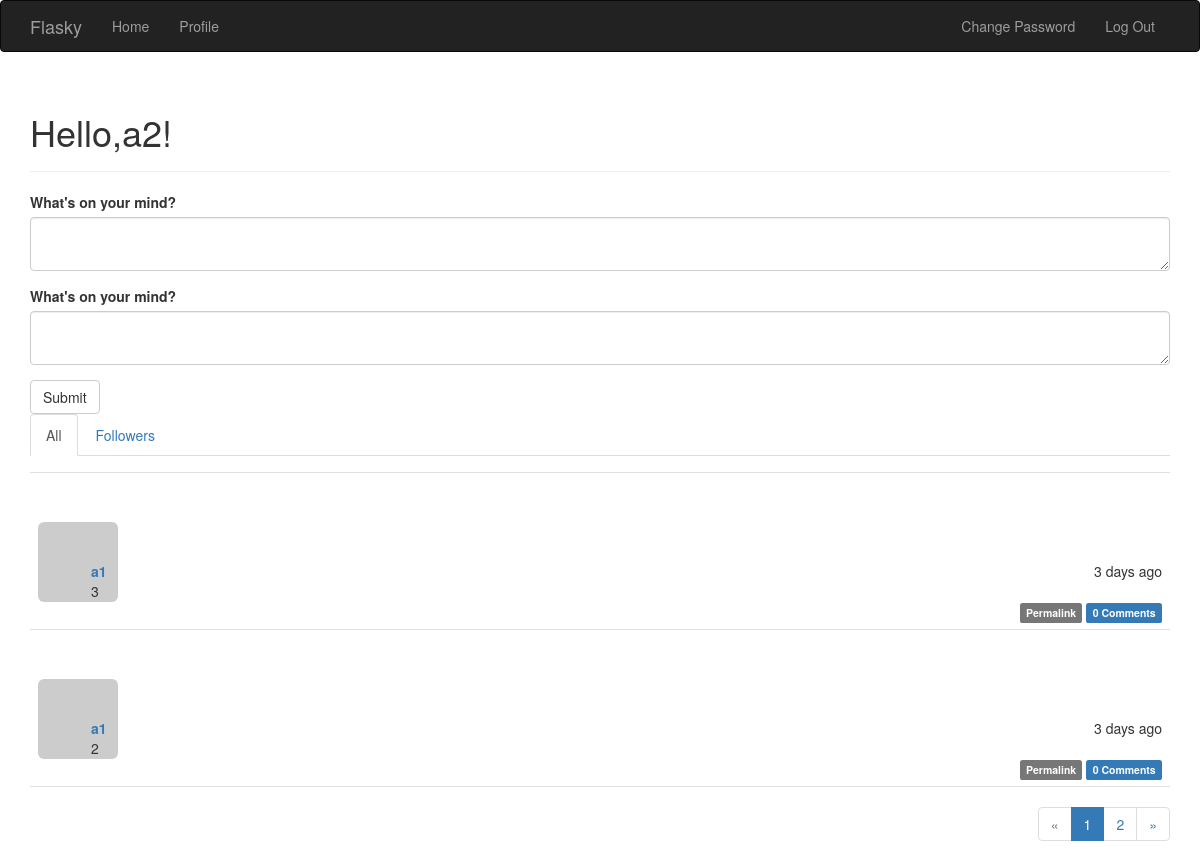
/ (signed in), run on the app's committed database.
### app/models.py (models this page shows, shortened)
class User(UserMixin, db.Model):
    __tablename__ = 'users'
    id = db.Column(db.Integer, primary_key=True)
    email = db.Column(db.String(64), unique=True, index=True)
    username = db.Column(db.String(64), unique=True, index=True)
    password_hash = db.Column(db.String(128))
    role_id = db.Column(db.Integer, db.ForeignKey('roles.id'))  # 一对多时，外键在多的一侧，多对一时，在一的一侧
    confirmed = db.Column(db.Boolean, default=False)
    location = db.Column(db.String(64))
    about_me = db.Column(db.Text())
    member_since = db.Column(db.DateTime(), default=datetime.utcnow)  # 注册日期
    last_seen = db.Column(db.DateTime(), default=datetime.utcnow)
    posts = db.relationship('Post', backref='author', lazy='dynamic')
    followed = db.relationship('Follow',
                               foreign_keys=[Follow.follower_id],
                               backref=db.backref('follower', lazy='joined'),
                               lazy='dynamic',
                               cascade='all, delete-orphan')
    followers = db.relationship('Follow',
                                foreign_keys=[Follow.followed_id],
                                backref=db.backref('followed', lazy='joined'),
                                lazy='dynamic',
                                cascade='all, delete-orphan')
    comments = db.relationship('Comment', backref='author', lazy='dynamic')
    def can(self, permissions):
        return self.role is not None and \
               (self.role.permissions & permissions) == permissions  # 与结果==permission则说明该角色可以执行此项操作
    def is_administrator(self):
        return self.can(Permission.ADMINISTER)
    def ping(self):
        self.last_seen = datetime.utcnow()
        db.session.add(self)
    def gravatar(self, size=100, default='identicon', rating='g'):
        if request.is_secure:
            url = 'https://secure.gravatar.com/avatar'
        else:
            url = 'http://www.gravatar.com/avatar'
        hash = hashlib.md5(self.email.encode('utf-8')).hexdigest()
        return '{url}/{hash}?s={size}&d={default}&r={rating}'.format(
            url=url, hash=hash, size=size, default=default, rating=rating)
    @property
    def password(self):
        raise AttributeError('password is not a readable attribute')

class Post(db.Model):
    __tablename__ = 'posts'
    id = db.Column(db.Integer, primary_key=True)
    body = db.Column(db.Text)
    timestamp = db.Column(db.DateTime, index=True, default=datetime.utcnow)
    author_id = db.Column(db.Integer, db.ForeignKey('users.id'))
    body_html = db.Column(db.Text)
    comments = db.relationship('Comment', backref='post', lazy='dynamic')

### app/main/views.py (the view)
@main.route('/', methods=['GET', 'POST'])
def index():
    form = PostForm()
    if current_user.can(Permission.WRITE_ARTICLES) and form.validate_on_submit():
        post = Post(body=form.body.data,
                    author=current_user._get_current_object())
        db.session.add(post)
        db.session.commit()
        return redirect(url_for('.index'))
    page = request.args.get('page', 1, type=int)
    show_followed = False  # 为非空字符串，则表示只显示所关注用户的文章
    if current_user.is_authenticated:
        show_followed = bool(request.cookies.get('show_followed', ''))
    if show_followed:
        query = current_user.followed_posts
    else:
        query = Post.query
    pagination = query.order_by(Post.timestamp.desc()).paginate(
        page, per_page=2,
        error_out=False)
    posts = pagination.items
    return render_template('index.html', form=form, posts=posts,
                           show_followed=show_followed, pagination=pagination)

### app/main/forms.py
class PostForm(FlaskForm):
    body1 = TextAreaField("What's on your mind?", validators=[DataRequired()])
    body = PageDownField("What's on your mind?", validators=[DataRequired()])
    submit = SubmitField('Submit')

### app/auth/views.py (called while the page is built)
@auth.before_app_request
def before_request():
    if current_user.is_authenticated:
        current_user.ping()
        if current_user.is_authenticated \
                and not current_user.confirmed \
                and request.endpoint \
                and request.blueprint != 'auth'\
                and request.endpoint != 'static':  # ????????????
            return redirect(url_for('auth.unconfirmed'))

### app/main/__init__.py (called while the page is built)
@main.app_context_processor
def inject_permissions():
    return dict(Permission=Permission)

### app/models.py (called while the page is built)
@login_manager.user_loader
def load_user(user_id):
    return User.query.get(int(user_id))

### app/templates/index.html (shortened to what this page needs)
{% extends "base.html" %}
{% import "bootstrap/wtf.html" as wtf %}
{% import "_macros.html" as macros%}
{% block page_content %}
<div class="page-header">
    <h1>Hello,{% if current_user.is_authenticated%}{{ current_user.username }}{% else %}Stranger{% endif %}!</h1>
</div>
<div>
    {% if current_user.can(Permission.WRITE_ARTICLES) %} {{ wtf.quick_form(form) }}{% endif %}
</div>
<div class="post-tabs">
    <ul class="nav nav-tabs">
        <li{% if not show_followed %} class="active"{% endif %}><a href="{{ url_for('.show_all') }}">All</a></li>
        {% if current_user.is_authenticated %}
        <li{% if show_followed %} class="active"{% endif %}><a href="{{ url_for('.show_followed') }}">Followers</a></li>
        {% endif %}
    </ul>
    {% include '_posts.html' %}
</div>
{% if pagination %}
    <div class="pagination">
    {{ macros.pagination_widget(pagination,'.index') }}
    </div>
{% endif %}
{% endblock %}

### app/templates/_posts.html (shortened to what this page needs)
<ul class="posts">
    {% for post in posts %}
        <li class="post">
            <div class="post-thumbnail">
                <a href="{{ url_for('.user', username=post.author.username) }}">
                    <img class="img-rounded profile-thumbnail" src="{{ post.author.gravatar(size=40) }}">
                </a>
            </div>
            <div class="post-content">
                <div class="post-date">{{ moment(post.timestamp).fromNow() }}</div>
                <div class="post-author"><a
                        href="{{ url_for('.user', username=post.author.username) }}">{{ post.author.username }}</a>
                </div>
                <div class="post-body">
                    {% if post.body_html %}
                        {{ post.body_html | safe }}
                    {% else %}
                        {{ post.body }}
                    {% endif %}
                </div>
                <div class="post-footer">
                    <a href="{{ url_for('.post', id=post.id) }}">
                        <span class="label label-default">Permalink</span>
                    </a>
                    <a href="{{ url_for('.post', id=post.id) }}#comments">
                        <span class="label label-primary">{{ post.comments.count() }} Comments</span>
                    </a>
                </div>
            </div>
        </li>
    {% endfor %}
</ul>

### app/static/styles.css (style rules this page uses)
ul.posts { list-style-type: none; padding: 0px; margin:16px 0px 0px 0px; border-top:1px solid #e0e0e0; }
ul.posts li.post { padding: 8px; border-bottom: 1px solid #e0e0e0; }
div.post-date { float:right; }
div.post-author { position: relative; left: 5px; font-weight: bold; }
div.post-thumbnail { position: relative; top: 41px; }
div.post-body { position: relative; left: 5px; }
div.post-footer { text-align: right; }
div.post-content { margin-left:48px; min-align:right; }
div.pagination { width:100%; text-align: right; padding: 0px; margin: 0px; }

### data on the page
User: username "a2"
Post: timestamp "3 days ago", author.username "a1", body "3", comments.count "0"
Post: timestamp "3 days ago", author.username "a1", body "2", comments.count "0"

### other printed values
{{ p }} "1"
{{ p }} "2"
